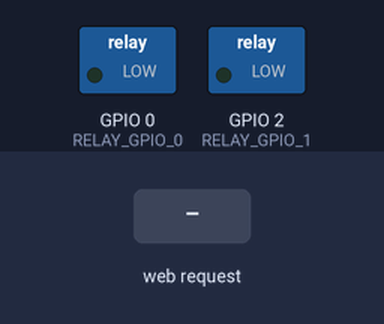
The sketch below on a simulated ESP8266 (NodeMCU). Shown: switched loads named in the sketch (green lamp = pin HIGH). The test bench sets the inputs (shaded band).

Above: at 1.2 s.
1.3 s: HTTP request GET /on received
At 2.5 s:
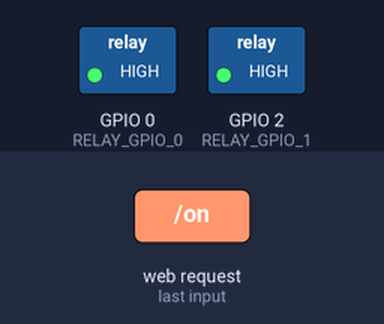
2.8 s: HTTP request GET /off received
At 3.9 s:
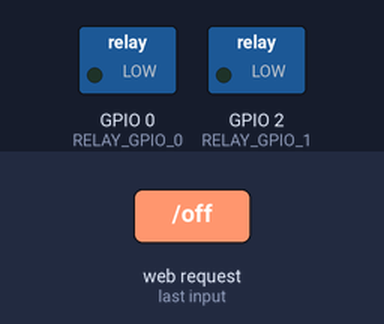
Timing chart, 0 to 5.8 s (numbered marks = the images above; inputs shaded):
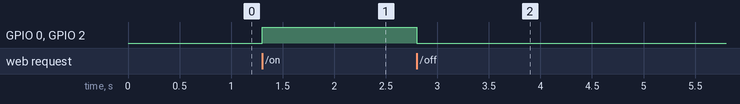

Measured:
- after the input at 1.3 s, GPIO 0 (RELAY_GPIO_0), GPIO 2 (RELAY_GPIO_1): LOW → HIGH at once
- after the input at 2.8 s, GPIO 0 (RELAY_GPIO_0), GPIO 2 (RELAY_GPIO_1): HIGH → LOW at once

The sketch:

SmartSwitch2.ino
```cpp
#include "wifi.h"
#include "server.h"

void setup(){
  initWiFi();
  initServer();
}

void loop(){
  handleRequest();
}
```

server.h
```cpp
#include <ESP8266WebServer.h>

#define RELAY_GPIO_0 0
#define RELAY_GPIO_1 2
ESP8266WebServer server(80);

void relayOn(){
  digitalWrite(RELAY_GPIO_0, HIGH);
  digitalWrite(RELAY_GPIO_1, HIGH);
  server.send(200, "text/plain", "LIGHT-ON");
}

void relayOff(){
  digitalWrite(RELAY_GPIO_0, LOW);
  digitalWrite(RELAY_GPIO_1, LOW);
  server.send(200, "text/plain", "LIGHT-OFF");
}

void initRelayGPIO(){
  pinMode(RELAY_GPIO_0, OUTPUT);
  pinMode(RELAY_GPIO_1, OUTPUT);
  relayOff();
}

void initServer(){
  initRelayGPIO();
  server.on("/on", relayOn);
  server.on("/off", relayOff);
  server.begin();
}

void handleRequest(){
  server.handleClient();
}
```

wifi.h
```cpp
#include <ESP8266WiFi.h>

char * NETWORK_NAME  = "Bulb-Switch";
char * NETWORK_PASSWORD  = "12345678";
char * HOSTNAME = "bulb-0";

void initWiFi(){
  WiFi.mode(WIFI_AP);
  WiFi.softAP(NETWORK_NAME, NETWORK_PASSWORD);
  WiFi.hostname(HOSTNAME);
}
```
